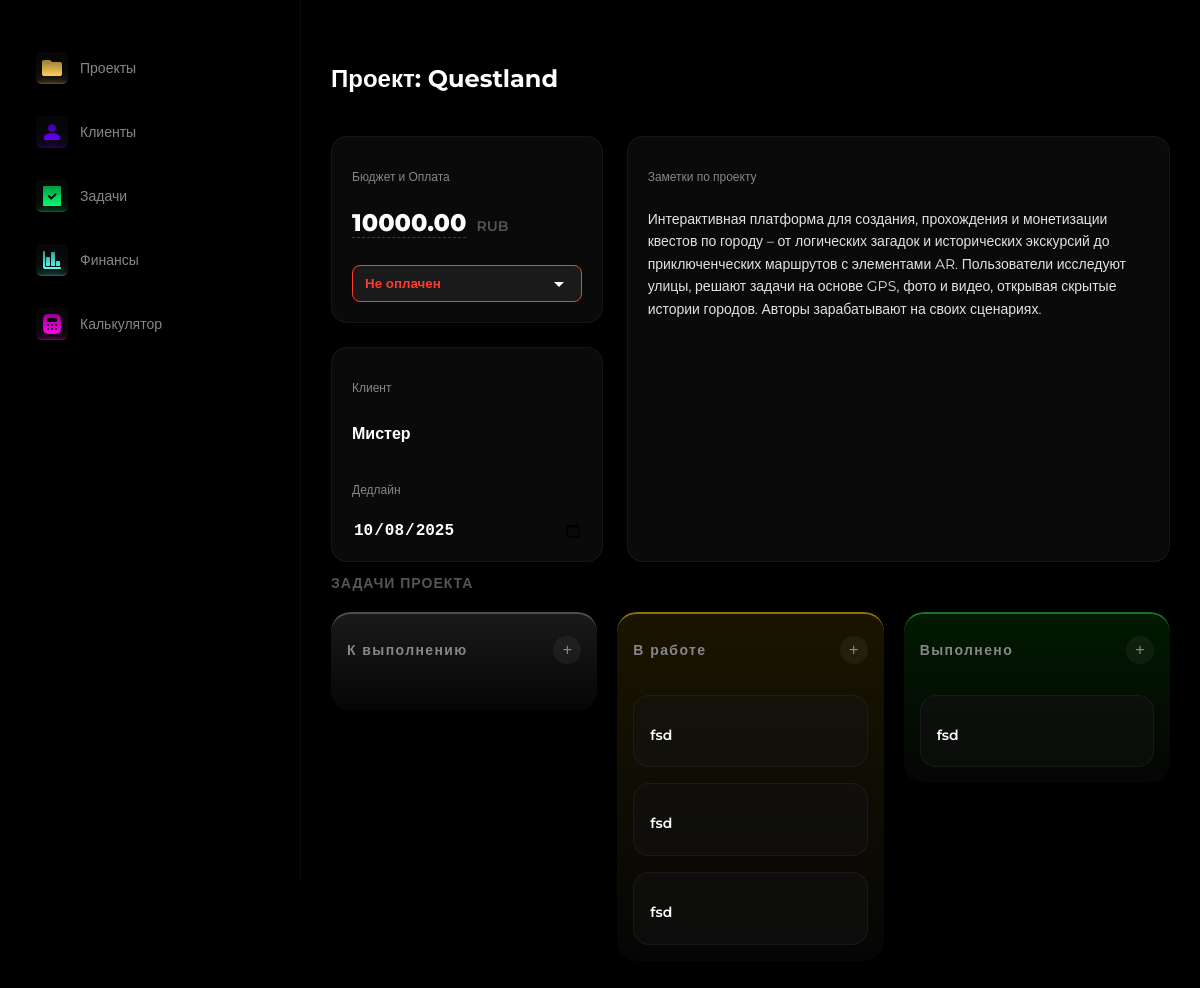
Before: /projects/6/ with the older database file.
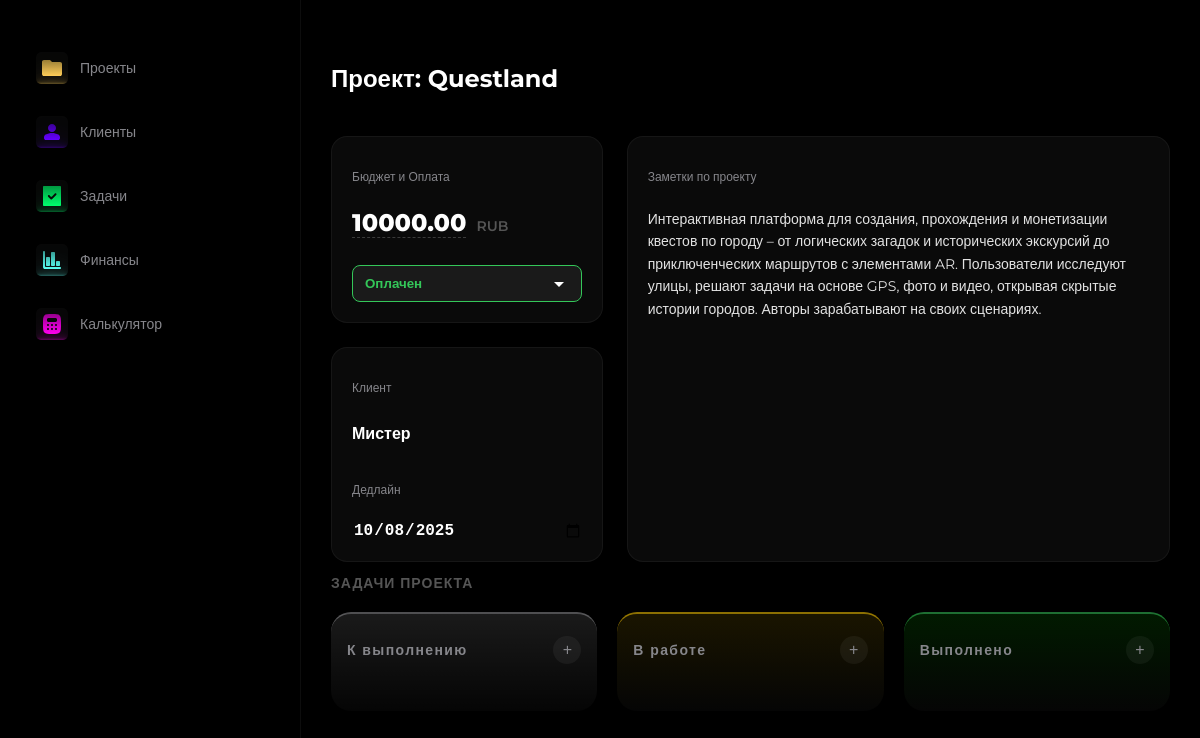
After: the same page with the newer database file.
### crm/models.py (models this page shows, shortened)
class Project(models.Model):
    STATUS_CHOICES = (
        ('planned', 'К выполнению'),
        ('inwork', 'В работе'),
        ('done', 'Завершён'),
        ('overdue', 'Просрочен'),
        ('paused', 'Приостановлен'),
    )
    PAYMENT_CHOICES = (
        ('paid', 'Оплачен'),
        ('not_paid', 'Не оплачен'),
        ('pending', 'Ожидает оплаты'),
    )
    title = models.CharField(max_length=200, verbose_name="Название проекта")
    client = models.ForeignKey(
        Client,
        on_delete=models.SET_NULL,
        null=True,
        blank=True,
        related_name='projects',
        verbose_name="Клиент"
    )
    description = models.TextField(blank=True, null=True, verbose_name="Описание проекта")
    status = models.CharField(max_length=20, choices=STATUS_CHOICES, default='planned', verbose_name="Статус")
    budget = models.DecimalField(max_digits=10, decimal_places=2, null=True, blank=True, verbose_name="Бюджет")
    start_date = models.DateField(null=True, blank=True, verbose_name="Дата начала")
    end_date = models.DateField(null=True, blank=True, verbose_name="Дата завершения")
    payment_status = models.CharField(max_length=20, choices=PAYMENT_CHOICES, default='not-paid', verbose_name="Оплата")
    order = models.PositiveIntegerField(default=0, verbose_name="Позиция")
    class Meta:
        ordering = ['status', 'order', 'id']

class Task(models.Model):
    TASK_STATUS_CHOICES = (
        ('todo', 'К выполнению'),
        ('inwork', 'В работе'),
        ('done', 'Выполнено'),
    )
    project = models.ForeignKey(Project, on_delete=models.CASCADE, related_name='tasks', verbose_name="Проект")
    title = models.CharField(max_length=255, verbose_name="Заголовок задачи")
    status = models.CharField(max_length=20, choices=TASK_STATUS_CHOICES, default='todo', verbose_name="Статус задачи")
    created_at = models.DateTimeField(auto_now_add=True)
    due_date = models.DateField(null=True, blank=True, verbose_name="Срок исполнения")
    class Meta:
        verbose_name = "Задача"
        verbose_name_plural = "Задачи"

class Client(models.Model):
    name = models.CharField(max_length=200, verbose_name="Имя/Компания")
    contact_person = models.CharField(max_length=200, blank=True, null=True, verbose_name="Контактное лицо")
    email = models.EmailField(blank=True, null=True, verbose_name="Email")
    phone = models.CharField(max_length=20, blank=True, null=True, verbose_name="Телефон")
    telegram = models.CharField(max_length=100, blank=True, null=True, verbose_name="Telegram")
    is_vip = models.BooleanField(default=False, verbose_name="VIP статус")
    created_at = models.DateTimeField(auto_now_add=True, verbose_name="Дата добавления")
    class Meta:
        verbose_name = "Клиент"
        verbose_name_plural = "Клиенты"
        ordering = ['name']

### crm/views.py (the view)
# urls.py: path('projects/<int:project_id>/', views.project_detail, name='project_detail'),
def project_detail(request, project_id):
    project = get_object_or_404(Project, id=project_id)
    tasks = project.tasks.all()
    return render(request, 'project_detail.html', {
        'project': project,
        'tasks_planned': tasks.filter(status='planned'),
        'tasks_inwork': tasks.filter(status='inwork'),
        'tasks_done': tasks.filter(status='done'),
    })

### templates/project_detail.html (shortened to what the changed rows need)
{% extends 'base.html' %}
{% load static %}
{% block content %}
<link rel="stylesheet" href="{% static 'css/main.css' %}">
    <div class="topbar">
        <h1>Проект: {{ project.title }}</h1>
    </div>
    <div class="project-info-grid">
        <div style="display: flex; flex-direction: column; gap: 24px;">
            <div class="project-card">
                <p class="deadline" style="margin-bottom: 12px;">Бюджет и Оплата</p>
                <div style="display: flex; align-items: baseline; gap: 10px; margin-bottom: 15px;">
                    <span contenteditable="true" onblur="saveField('budget', this.innerText)"
                          style="font-size: 24px; font-weight: 800; color: #fff; outline: none; border-bottom: 1px dashed rgba(255,255,255,0.2);">
                        {{ project.budget|default:"0" }}
                    </span>
                    <span style="color: #555; font-weight: 600; font-size: 14px;">RUB</span>
                </div>
                <select id="paymentStatusSelect" class="payment-status-dropdown {{ project.payment_status }}" onchange="updatePaymentStatus(this.value)" style="width: 100%;">
                    <option value="paid" {% if project.payment_status == 'paid' %}selected{% endif %}>Оплачен</option>
                    <option value="not_paid" {% if project.payment_status == 'not_paid' %}selected{% endif %}>Не оплачен</option>
                </select>
            </div>
            <div class="project-card">
                <p class="deadline">Клиент</p>
                <p style="color: #fff; font-weight: 600; margin: 5px 0 15px 0;">{{ project.client.name|default:"—" }}</p>
                <p class="deadline">Дедлайн</p>
                <input type="date" value="{{ project.end_date|date:'Y-m-d' }}"
                       onchange="saveField('end_date', this.value)"
                       style="background: transparent; border: none; color: #fff; font-size: 16px; font-weight: 600; cursor: pointer; width: 100%; outline: none;">
            </div>
        </div>
        <div class="project-card" style="display: flex; flex-direction: column;">
            <p class="deadline" style="margin-bottom: 12px;">Заметки по проекту</p>
            <div contenteditable="true" onblur="saveField('description', this.innerText)"
                 style="color: #e2e2e2; font-size: 14px; line-height: 1.6; outline: none; flex-grow: 1; min-height: 120px;">
                {{ project.description|default:"" }}
            </div>
        </div>
    </div>
    <h2 style="font-size: 14px; font-weight: 700; color: #555; text-transform: uppercase; letter-spacing: 1px; margin-bottom: 20px;">Задачи проекта</h2>
    <div class="kanban-board" data-model="Task" data-update-url="{% url 'update_task_status' %}">
        <div class="kanban-column" data-status="planned">
            <div class="kanban-column-header">
                <h2>К выполнению</h2>
            </div>
        </div>
        <div class="kanban-column" data-status="inwork">
            <div class="kanban-column-header">
                <h2>В работе</h2>
            </div>
            <div class="kanban-cards">
                {% for task in tasks_inwork %}
                    <div class="project-card"
                        data-id="{{ task.id }}"
                        data-model="Task"
                        data-delete-url="{% url 'delete_task' task.id %}"
                        draggable="true"
                        style="padding: 16px; cursor: grab;">
                        <p class="title" style="font-size: 14px; margin-bottom: 5px;">{{ task.title }}</p>
                    </div>
                {% endfor %}
            </div>
        </div>
        <div class="kanban-column" data-status="done">
            <div class="kanban-column-header">
                <h2>Выполнено</h2>
            </div>
            <div class="kanban-cards">
                {% for task in tasks_done %}
                    <div class="project-card"
                        data-id="{{ task.id }}"
                        data-model="Task"
                        data-delete-url="{% url 'delete_task' task.id %}"
                        draggable="true"
                        style="padding: 16px; cursor: grab;">
                        <p class="title" style="font-size: 14px; margin-bottom: 5px;">{{ task.title }}</p>
                    </div>
                {% endfor %}
            </div>
        </div>
    </div>
{% endblock %}

Changed rows visible on the page:
removed Task: title "fsd", shown under "В работе"
removed Task: title "fsd", shown under "В работе"
removed Task: title "fsd", shown under "В работе"
removed Task: title "fsd", shown under "Выполнено"
changed Project "Questland": payment_status "Не оплачен" → "Оплачен"
